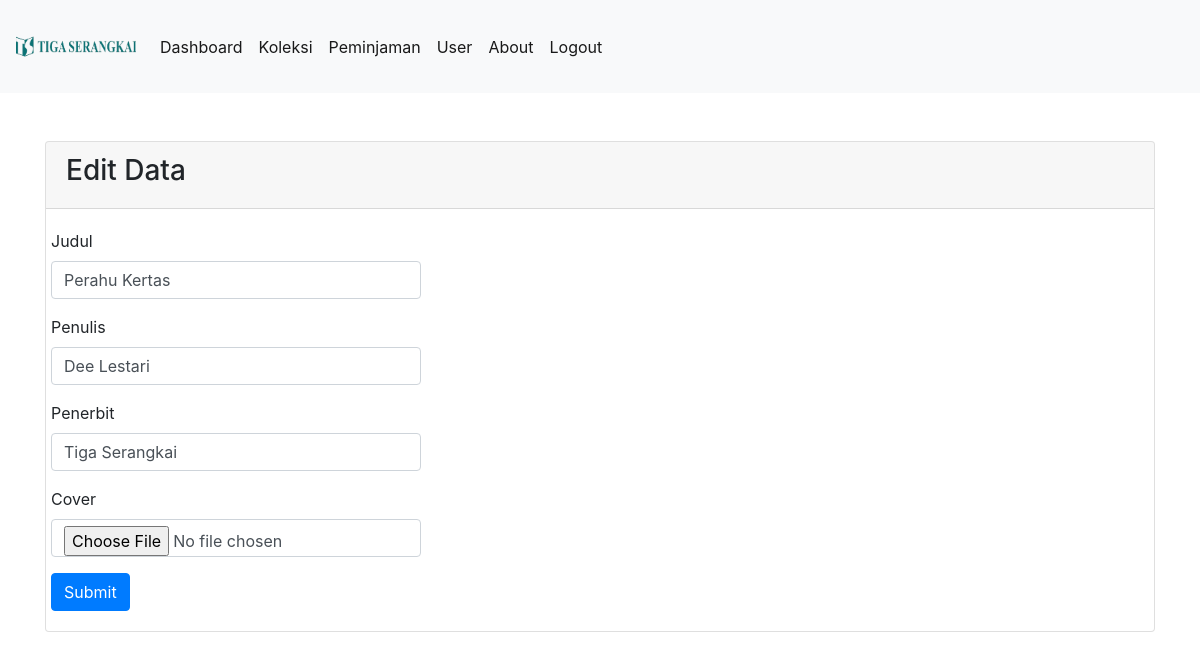
Screenshot of /index.php/Koleksi/edit/13 with the database file from the repository.
### tables this page shows
CREATE TABLE `koleksi` (
  `ID` int(11) NOT NULL,
  `judul` varchar(100) NOT NULL,
  `penulis` varchar(100) NOT NULL,
  `penerbit` varchar(100) NOT NULL,
  `tahun` int(4) NOT NULL,
  `cover` varchar(100) NOT NULL
);

### application/controllers/Koleksi.php (called while the page is built, shortened)
<?php
class Koleksi extends CI_Controller {
	public function __construct()
    {
        $this->load->library(array('form_validation', 'session'));
        $this->load->helper(array('text', 'url'));
        $this->load->model('Koleksimodel');
    }
	public function edit($id)
	{
		$data['edit']=$this->Koleksimodel->edit($id);
		$this->load->view('koleksi/edit',$data);
	}
}

### index.php (called while the page is built, shortened)
<?php
require_once BASEPATH.'core/CodeIgniter.php';

### application/models/Koleksimodel.php (called while the page is built, shortened)
<?php
class Koleksimodel extends CI_Model{
    function edit($id){
        $this->db->where('ID', $id);
        return $this->db->get('koleksi')->row_array();
    }
}

### application/views/koleksi/edit.php (the view, shortened to what this page needs)
<!doctype html>
<html lang="en">
  <head>
    <link href="<?= base_url('assets/css/bootstrap.min.css');?>" rel="stylesheet">
  </head>
  <body>
<div class="container">
<div class="card mt-5">
  <div class="card-header">
  <h3>Edit Data</h3>
  </div>
  <div class="card-body">
    <div class="row">
        <form action="<?php echo base_url('Koleksi/update')?>" method="POST" enctype="multipart/form-data">
        <div class="mb-3">
                                    <label for="judul" class="form-label">Judul</label>
                                    <input value="<?php echo ($edit['judul']);?>" type="text" name="judul" class="form-control" id="judul">
                                </div>
                                <div class="mb-3">
                                    <label for="penulis" class="form-label">Penulis</label>
                                    <input value="<?php echo ($edit['penulis']);?>" type="text" name="penulis" class="form-control" id="penulis">
                                </div>
                                <div class="mb-3">
                                    <label for="penerbit" class="form-label">Penerbit</label>
                                    <input value="<?php echo ($edit['penerbit']);?>" type="text" name="penerbit" class="form-control" id="penerbit">
                                </div>
                                <div class="mb-3">
                                    <label for="cover" class="form-label">Cover</label>
                                    <input type="file" value="<?php echo ($edit['cover']);?>" name="cover" class="form-control" id="cover">
                                </div>
                                <button type="submit" class="btn btn-primary">Submit</button>
        </form>
        </div>
    </div>
  </div>
</div>
  </body>
</html>

### rows the page displays
koleksi: judul "Perahu Kertas", penulis "Dee Lestari", penerbit "Tiga Serangkai"
